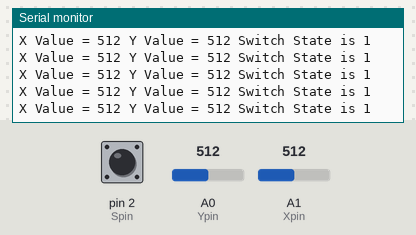
The sketch below on a simulated Arduino Uno, built with avr-gcc and run on an emulated ATmega328P. Shown: the last lines printed to the serial monitor. The test bench sets the inputs (shaded band); at power-on: A0 (Ypin) = 512, pin 2 (Spin) HIGH, A1 (Xpin) = 512.

Above: at 10.4 s.
10.5 s: A0 (Ypin) set to 987
At 11.0 s:
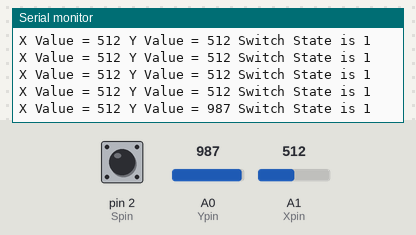
13.5 s: A0 (Ypin) set to 1006
At 13.62 s:
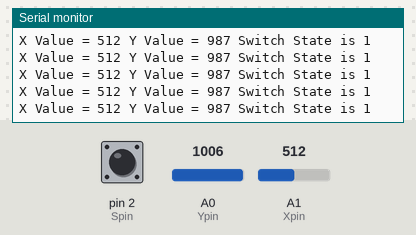
Timing chart, 0 to 16.5 s (numbered marks = the images above; inputs shaded):
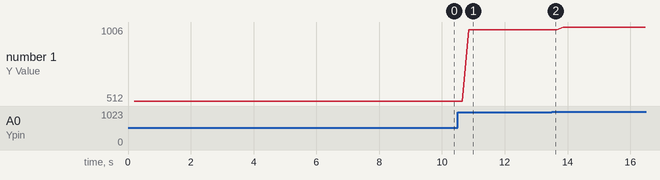

Measured:
- after the input at 10.5 s, the serial monitor: prints a new line after 0.35 s (image 1)
- plotted number 1: 512 → 987 after the input at 10.5 s, 987 → 1006 after the input at 13.5 s

The sketch:

joystick_reader.ino
```cpp
int Xpin=A1;
int Ypin=A0;
int Spin=2;
int Xval;
int Yval;
int Sval;
int dt=200;
void setup() {
  // put your setup code here, to run once:
Serial.begin(9600);
pinMode(Xpin,INPUT);
pinMode(Ypin,INPUT);
pinMode(Spin,INPUT);
digitalWrite(Spin,HIGH);
}

void loop() {
 Xval=analogRead(Xpin);
 Yval=analogRead(Ypin);
 Sval=digitalRead(Spin);
 delay(dt);
 Serial.print("X Value = ");
 Serial.print(Xval);
 Serial.print(" Y Value = ");
 Serial.print(Yval);
 Serial.print(" Switch State is ");
 Serial.println(Sval);
}
```
